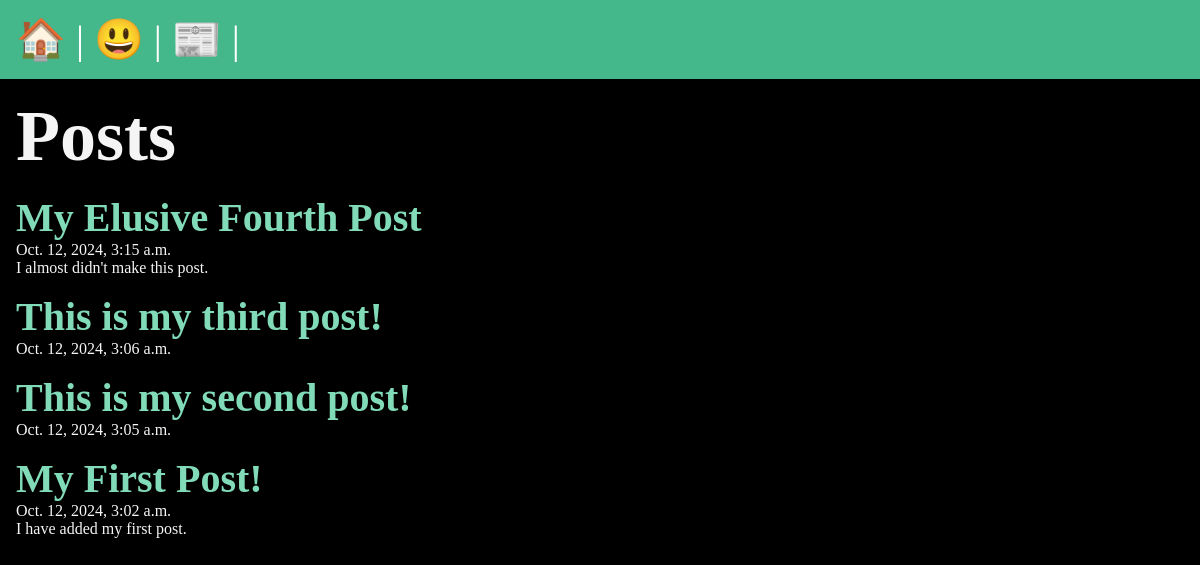
/posts/, run on an earlier commit of the app's database.
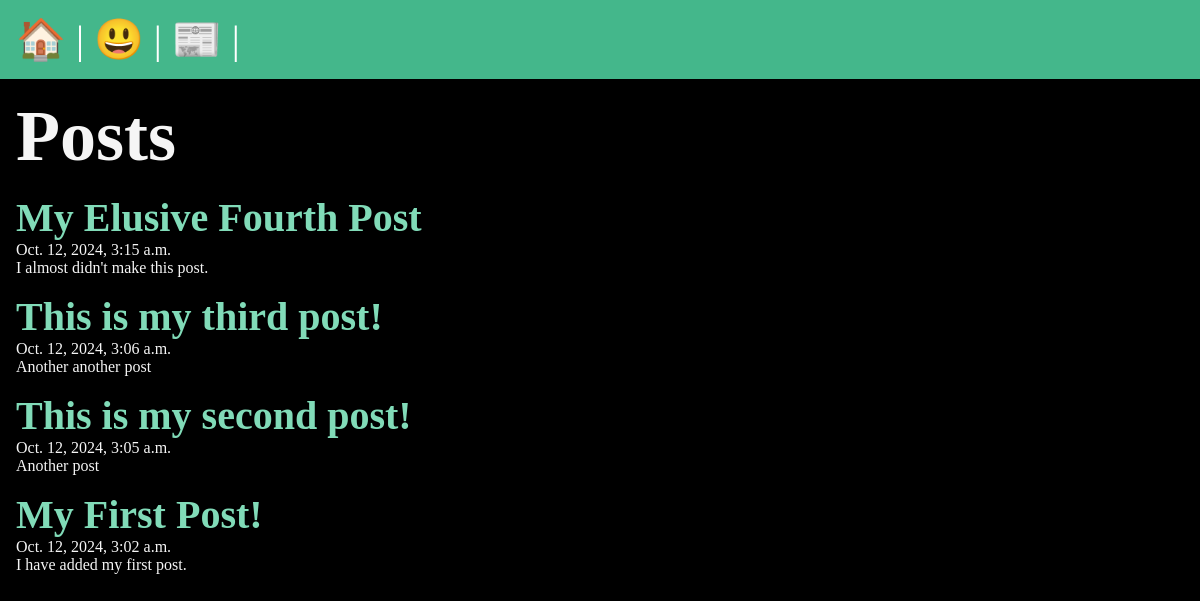
And on a later commit of the database.
### posts/models.py (models this page shows, shortened)
class Post(models.Model):
    title = models.CharField(max_length=75)
    body = models.TextField()
    slug = models.SlugField()
    date = models.DateTimeField(auto_now_add=True)
    banner = models.ImageField(default='fallback.png', blank=True)

### posts/views.py (the view)
# urls.py: path('', views.posts_list, name="list"),
def posts_list(request):
    posts = Post.objects.all().order_by('-date')
    return render(request, 'posts/posts_list.html', { 'posts': posts })

### posts/templates/posts/posts_list.html (shortened to what this page needs)
{% extends "layout.html" %}
{% block content %}
<section>
    <h1>Posts</h1>
    {% for post in posts %}
        <article class="post">
            <h2>
                <a href="{% url 'posts:page' slug=post.slug %}">
                    {{ post.title }}
                </a>
            </h2>
            <p>{{ post.date }}</p>
            <p>{{ post.body }}</p>
        </article>
    {% endfor %}
</section>
{% endblock %}

What changed in the data, as far as the page shows it:
changed Post "This is my third post!": body (not shown) → "Another another post"
changed Post "This is my second post!": body (not shown) → "Another post"
